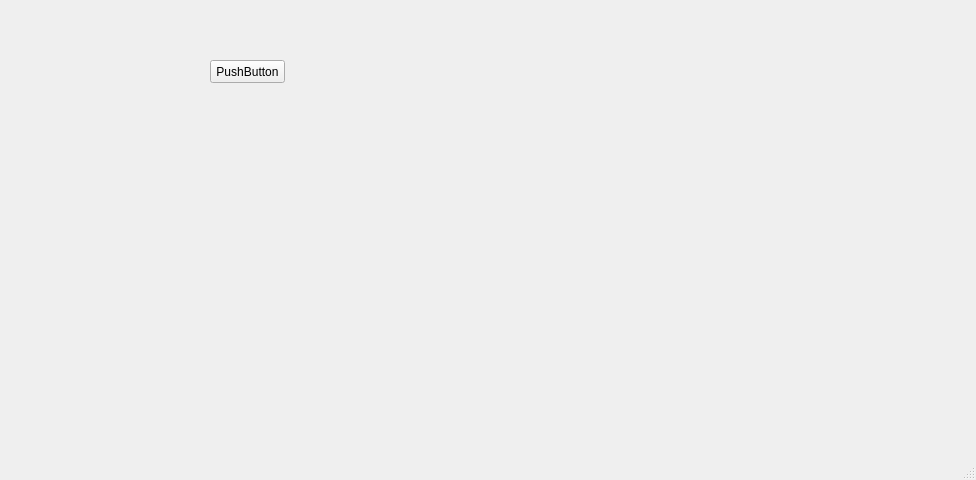
<?xml version="1.0" encoding="UTF-8"?>
<ui version="4.0">
 <class>MainWindow</class>
 <widget class="QMainWindow" name="MainWindow">
  <property name="geometry">
   <rect>
    <x>0</x>
    <y>0</y>
    <width>976</width>
    <height>480</height>
   </rect>
  </property>
  <property name="windowTitle">
   <string>MainWindow</string>
  </property>
  <widget class="QWidget" name="centralwidget">
   <widget class="QPushButton" name="pushButton">
    <property name="geometry">
     <rect>
      <x>210</x>
      <y>60</y>
      <width>75</width>
      <height>23</height>
     </rect>
    </property>
    <property name="text">
     <string>PushButton</string>
    </property>
   </widget>
  </widget>
  <widget class="QMenuBar" name="menubar">
   <property name="geometry">
    <rect>
     <x>0</x>
     <y>0</y>
     <width>976</width>
     <height>22</height>
    </rect>
   </property>
  </widget>
  <widget class="QStatusBar" name="statusbar"/>
 </widget>
 <resources/>
 <connections/>
</ui>
